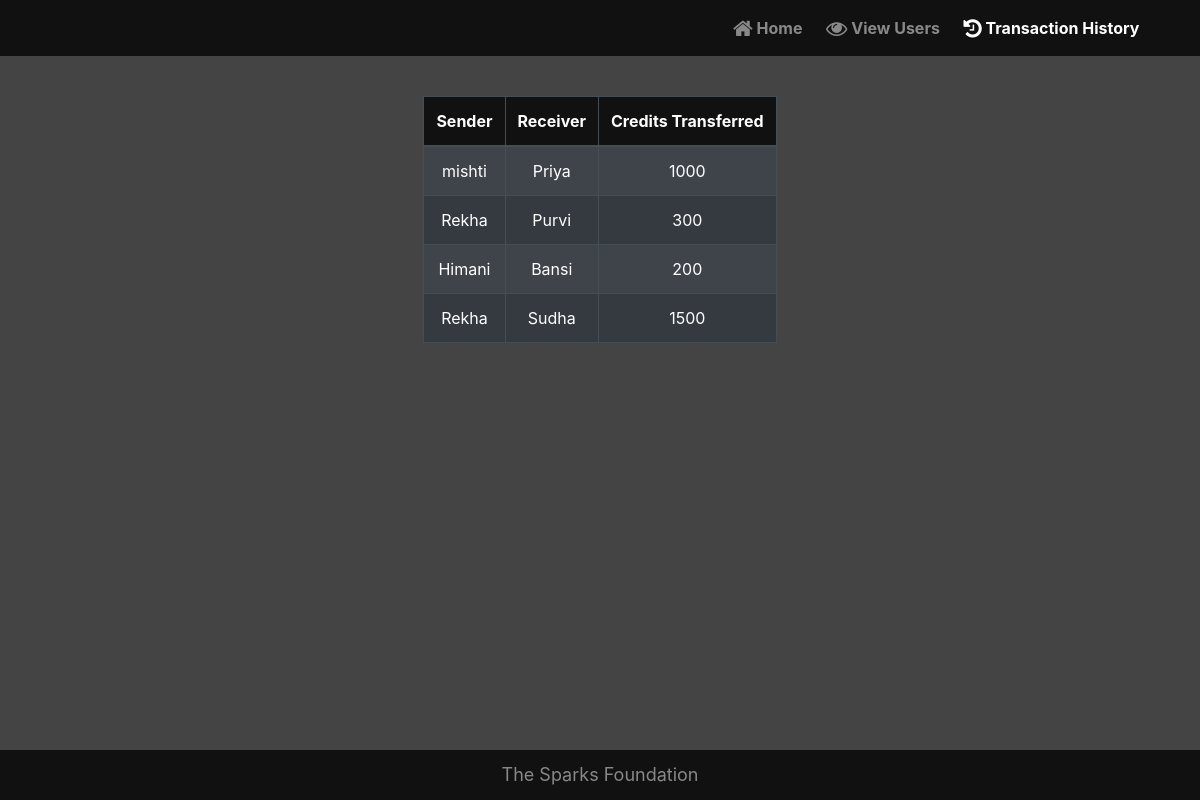
Screenshot of /transHistory.php with the database file from the repository.
### tables this page shows
CREATE TABLE `transactions` (
  `ID` int(20) NOT NULL,
  `Sender` varchar(50) NOT NULL,
  `Receiver` varchar(50) NOT NULL,
  `Credits` int(20) NOT NULL
);

### transHistory.php (the view, shortened to what this page needs)
<!doctype html>
<html lang="en">
<head>
    <link rel="stylesheet" href="https://maxcdn.bootstrapcdn.com/bootstrap/4.5.2/css/bootstrap.min.css">
    <link rel="stylesheet" href="https://cdnjs.cloudflare.com/ajax/libs/font-awesome/4.7.0/css/font-awesome.min.css">
    <link rel="stylesheet" type="text/css" href="styles.css">
</head>
<body>
    <h1>transactions history</h1>
    <nav class="navbar navbar-dark navbar-expand-sm fixed-top">
        <div class="container">
            <div class="collapse navbar-collapse" id="navbarNav">
                <ul class="navbar-nav ml-auto nav-options">
                    <li class="nav-item">
                        <a class="nav-link" href="index.php"><span class="fa fa-home fa-lg"></span> Home &nbsp;</a>
                    </li>
                    <li class="nav-item">
                        <a class="nav-link" href="users.php"><span class="fa fa-eye fa-lg"></span> View Users &nbsp;</a>
                    </li>
                    <li class="nav-item active">
                        <a class="nav-link" href="#"><span class="fa fa-history fa-lg"></span> Transaction History &nbsp;</a>
                    </li>
                </ul>
            </div>
        </div>
    </nav>
    <div class="container">
        <?php
        $servername = "localhost";
        $username = "id15005517_root";
        $password = "ds/_m2FIs4xNnPr(";
        $dbname = "id15005517_gripspark";
        $conn = new mysqli($servername, $username, $password, $dbname);
        $sql = "SELECT * FROM transactions ORDER BY ID DESC";
        $result = $conn->query($sql);
        if ($result->num_rows > 0) {
        ?>
            <div class="table-responsive" style="font-size: 16px;">
                <table class="table table-striped table-dark table-hover table-bordered w-auto table-sort" align="center" style="margin-top: 40px; margin-bottom: 80px; text-align: center;" id="transHistTable">
                    <thead>
                        <tr>
                            <th scope="col-sm">Sender</th>
                            <th scope="col-sm">Receiver</th>
                            <th scope="col-sm">Credits Transferred</th>
                        </tr>
                    </thead>
                    <tbody>
                        <?php
                        while ($row = $result->fetch_assoc()) {
                            echo "<tr><td>" . $row["Sender"] . "</td><td>" . $row["Receiver"] . "</td><td>" . $row["Credits"] . "</td></tr>\n";
                        }
                        ?>
                    </tbody>
                </table>
            </div>
    </div>
<?php
        } else {
        }
?>
<footer class="footer mt-auto">
    <div class="footerText">
            <p></span>  <a href="https://www.thesparksfoundationsingapore.org/" class="footerLink">The Sparks Foundation</a>
        </p>
    </div>
</footer>
</body>
</html>

### styles.css (style rules this page uses)
html, body { background-color: #444; }
.navbar-dark { background-color: #111; }
.navbar .nav-item .nav-link { font-weight: 700; }
.container { color: #fff; margin: auto; }
.footer { text-align: center; background-color: #111; font-size: 18px; color: #f2f2f2; bottom: 0; width: 100%; position: fixed; height: 50px; }
.footerText { height: 200px; line-height: 50px; text-align: center; }
.footerLink { text-decoration: none; color: #888; }
.sort thead, .table-sort thead { text-align: center; background-color: #111; }

### rows the page displays
transactions: Sender "mishti", Receiver "Priya", Credits "1000"
transactions: Sender "Rekha", Receiver "Purvi", Credits "300"
transactions: Sender "Himani", Receiver "Bansi", Credits "200"
transactions: Sender "Rekha", Receiver "Sudha", Credits "1500"
